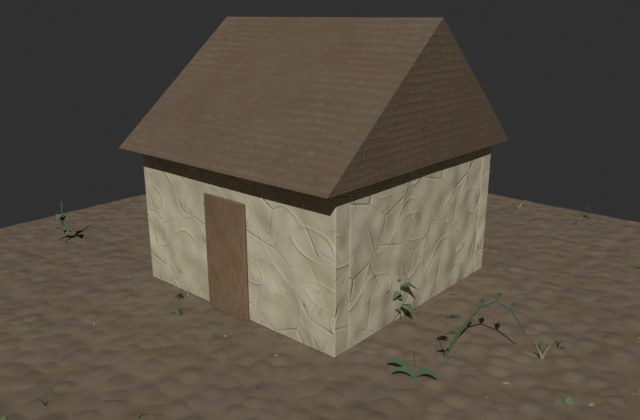
#> input picture austerity-explainer/working-files/session-scratch/plugin-work/kit/pic_hut_displaced.jpg, 640 x 420 px, given in place of colour.png, which was not available
$ python sideways_bands.py ../../../../plugin-work/kit/pic_hut_displaced.jpg
#> lines starting #> are read from the running program, lines starting #| are printed output that depends on the picture; after the words box and inside, x2 and y2 are one past the last pixel; in counts of white or black regions, pixels touching at a corner belong together; pictures that were not available may be replaced by others from this repository, and a replacement may not be noted
# What this does (plain words): measures how much the brightness of the SLATE paint (not the black joints) varies SIDEWAYS at different
# sizes (a few dots = fine strokes, tens of dots = streaks, hundreds of dots = whole slates), after removing what is the same along the whole row.
# It tells which size of variation a baked picture has too little or too much of compared with the reference. A measurement for hand-tuning only.
# Use: python3 -I sideways_bands.py PICTURE ...
import sys, cv2, numpy as np
PROC = '/tmp/claude-0/-home-user-Music/02fc5154-76f5-5aac-a505-860164e7e921/scratchpad/proc-work'
def lightness(path):
    img = cv2.imread(path); img = cv2.resize(img, (1254, 1254), interpolation=cv2.INTER_AREA)
#> in lightness, img is the input picture: shape (420, 640, 3); mean B, G, R 68.6, 79.7, 88
#> after `img = cv2.resize(img, (1254, 1254), interpolation=cv2.INTER_AREA)`:
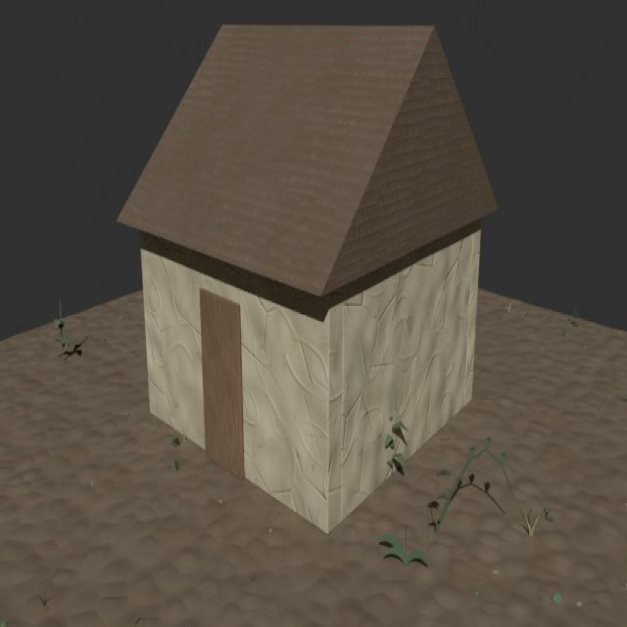
#> img: shape (1254, 1254, 3) (shown at 1/2 size); mean B, G, R 68.6, 79.7, 88
    return cv2.cvtColor(img, cv2.COLOR_BGR2LAB).astype(np.float32)[..., 0] * 100 / 255
def blur_x(a, w, s):
    # wrap-around horizontal gaussian blur of a (weighted by w): normalised convolution, done by padding the picture sideways first
    k = int(s * 4) | 1
    pad = k
    def one(x):
        x = np.concatenate([x[:, -pad:], x, x[:, :pad]], axis=1)
        return cv2.GaussianBlur(x, (k, 1), s)[:, pad:-pad]
    return one(a * w) / np.maximum(one(w), 1e-3)
sig = [0.01, 3, 8, 20, 50, 120]
for name, path in [('reference', PROC + '/reference/slate/colour.png')] + [(p, p) for p in sys.argv[1:]]:
    L = lightness(path); w = (L > 14).astype(np.float32)
#> after `w = (L > 14).astype(np.float32)`:
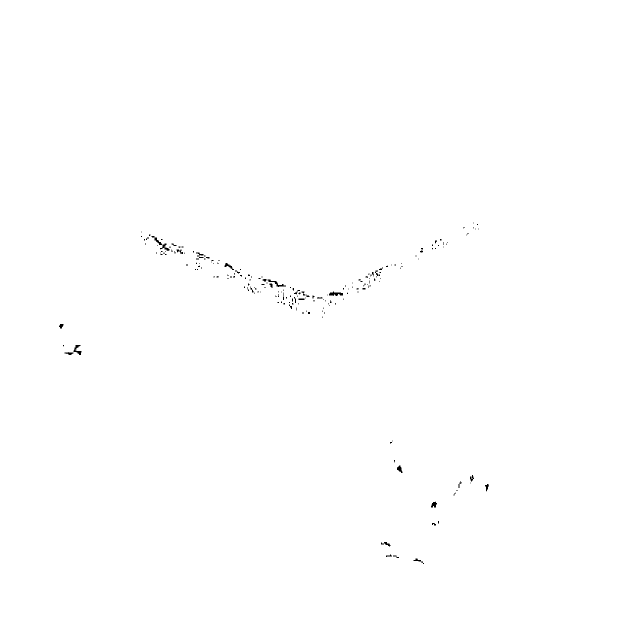
#> w: shape (1254, 1254) float32 (shown at 1/2 size); values 0 (black) and 1 (white), 99.8% white; 199 black regions (163 under 20 px), largest, box (x1, y1, x2, y2) and area: (658, 583, 686, 592) 153, (147, 690, 163, 710) 139, (535, 559, 572, 574) 136
    levels = [blur_x(L, w, s) for s in sig]
#> in one (call 2), `x = np.concatenate([x[:, -pad:], x, x[:, :pad]], axis=1)`: x: shape (1254, 1256) float32; values 0 (black) and 1 (white), 99.8% white; 199 black regions (163 under 20 px), largest, box (x1, y1, x2, y2) and area: (659, 583, 687, 592) 153, (148, 690, 164, 710) 139, (536, 559, 573, 574) 136
#> in one (call 4), `x = np.concatenate([x[:, -pad:], x, x[:, :pad]], axis=1)`: x: shape (1254, 1280) float32; values 0 (black) and 1 (white), 99.8% white; 199 black regions (163 under 20 px), largest, box (x1, y1, x2, y2) and area: (671, 583, 699, 592) 153, (160, 690, 176, 710) 139, (548, 559, 585, 574) 136
#> in one (call 6), `x = np.concatenate([x[:, -pad:], x, x[:, :pad]], axis=1)`: x: shape (1254, 1320) float32; values 0 (black) and 1 (white), 99.8% white; 199 black regions (163 under 20 px), largest, box (x1, y1, x2, y2) and area: (691, 583, 719, 592) 153, (180, 690, 196, 710) 139, (568, 559, 605, 574) 136
#> call 4 of blur_x, with s = 20
#> in blur_x (call 4), `k = int(s * 4) | 1`: k = 81
#> in one (call 8), `x = np.concatenate([x[:, -pad:], x, x[:, :pad]], axis=1)`: x: shape (1254, 1416) float32; values 0 (black) and 1 (white), 99.8% white; 199 black regions (163 under 20 px), largest, box (x1, y1, x2, y2) and area: (739, 583, 767, 592) 153, (228, 690, 244, 710) 139, (616, 559, 653, 574) 136
#> in blur_x (call 4), `return one(a * w) / np.maximum(one(w), 1e-3)`:
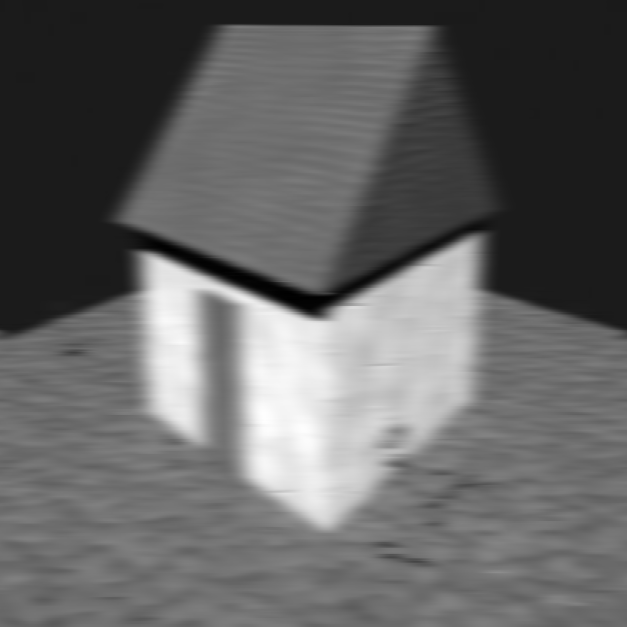
#> returned value: shape (1254, 1254) float32 (shown at 1/2 size); min 15.15, max 63.49, mean 34.1; drawn with min black and max white
#> in one (call 10), `x = np.concatenate([x[:, -pad:], x, x[:, :pad]], axis=1)`:
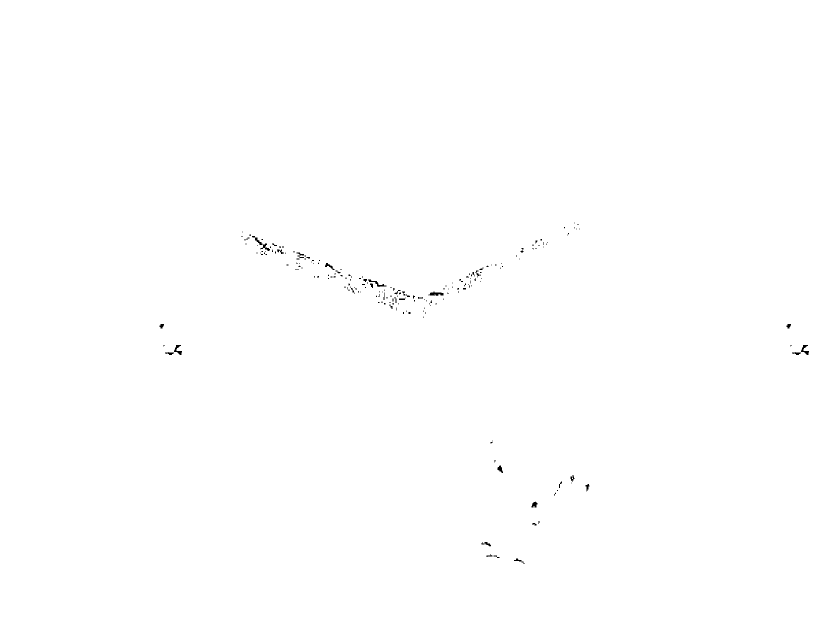
#> x: shape (1254, 1656) float32 (shown at 1/2 size); values 0 (black) and 1 (white), 99.8% white; 203 black regions (164 under 20 px), largest, box (x1, y1, x2, y2) and area: (859, 583, 887, 592) 153, (348, 690, 364, 710) 139, (1602, 690, 1618, 710) 139
#> in one (call 12), `x = np.concatenate([x[:, -pad:], x, x[:, :pad]], axis=1)`:
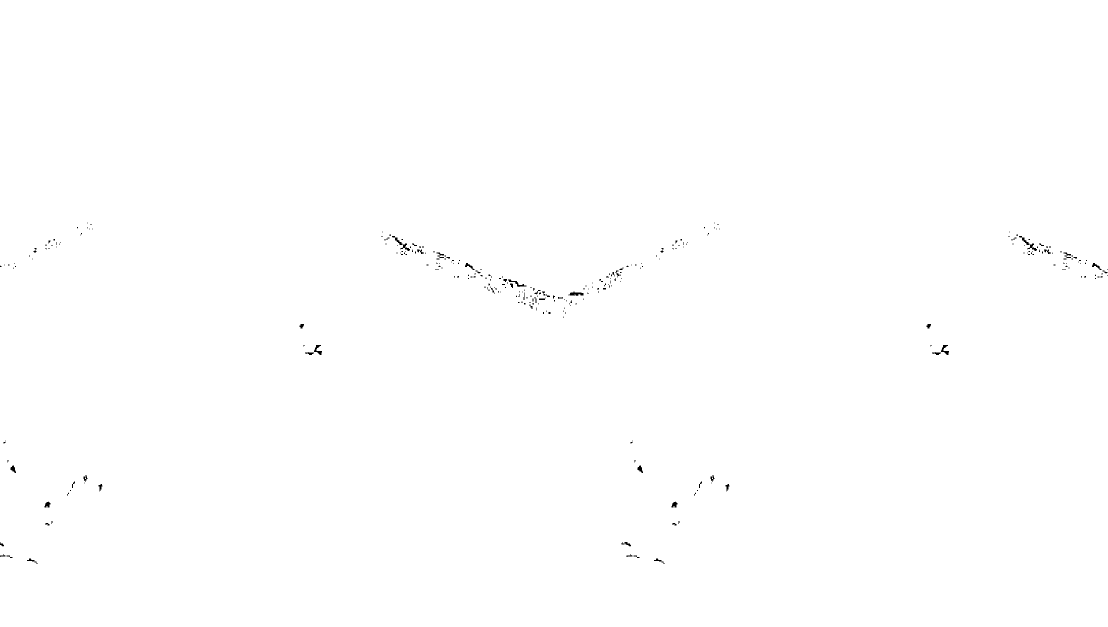
#> x: shape (1254, 2216) float32 (shown at 1/2 size); values 0 (black) and 1 (white), 99.8% white; 302 black regions (246 under 20 px), largest, box (x1, y1, x2, y2) and area: (1139, 583, 1167, 592) 153, (628, 690, 644, 710) 139, (1882, 690, 1898, 710) 139
#> levels = 6 items
    row_mean = (L * w).sum(1, keepdims=True) / np.maximum(w.sum(1, keepdims=True), 1) * np.ones_like(L)
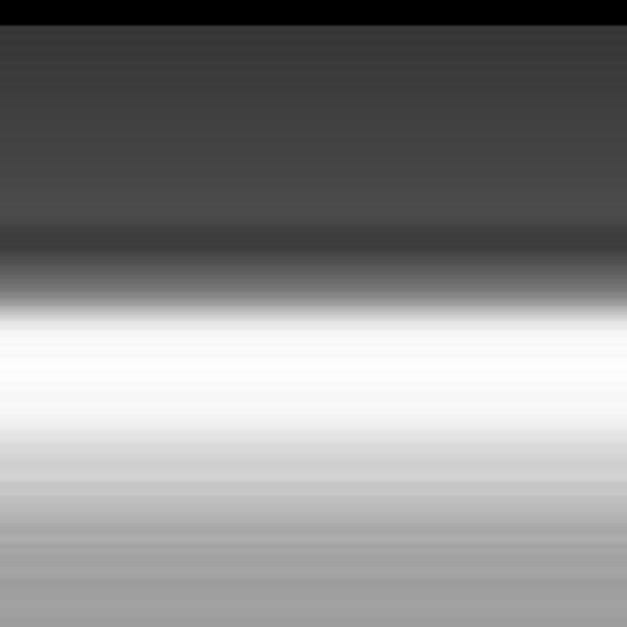
#> row_mean: shape (1254, 1254) float32 (shown at 1/2 size); min 20.34, max 45.87, mean 34.1; drawn with min black and max white
    out = []
    for i in range(len(sig) - 1):
        d = (levels[i] - levels[i + 1])
        out.append(float((d * d * w).sum() / w.sum()))
#> after the loop, out = [0.698, 0.918, 1.97, 4.85, 6.51]
    d = levels[-1] - row_mean; out.append(float((d * d * w).sum() / w.sum()))
#> after `d = levels[-1] - row_mean`:
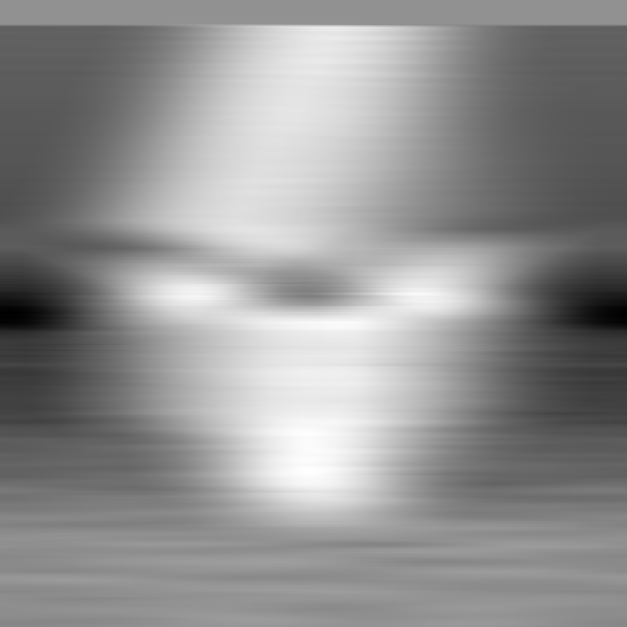
#> d: shape (1254, 1254) float32 (shown at 1/2 size); min -16.59, max 12.49, mean 0.00264; drawn with min black and max white
    print(f'{name.split("/")[-1]:>22}: variance by sideways size  3-8: {out[0]:5.1f}   8-20: {out[1]:5.1f}   20-50: {out[2]:5.1f}   50-120: {out[3]:5.1f}   120+: {out[4]:5.1f}   (fine <3: {out[0]*0:.0f})')
#|              reference: variance by sideways size  3-8:   0.7   8-20:   0.9   20-50:   2.0   50-120:   4.8   120+:   6.5   (fine <3: 0)
